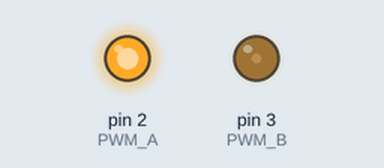
Recording of a sketch running on a simulated Arduino Uno, built with avr-gcc and run on an emulated ATmega328P. On the bench: output pins drawn as LEDs (lit = HIGH).

Above: at 0.05 s.
At 1.25 s:
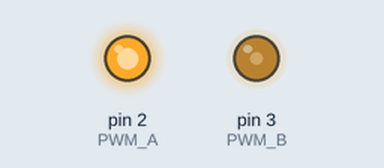
At 2.5 s:
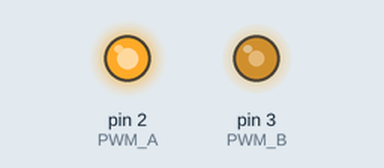
At 5.0 s:
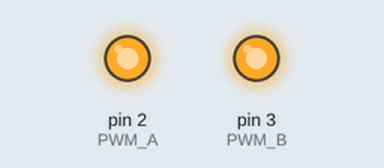
Timing chart, 0 to 5.8 s (numbered marks = the images above):
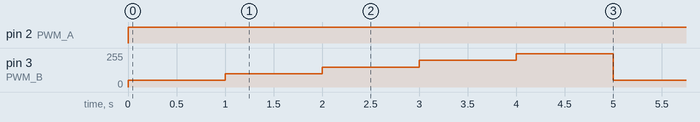

Measured:
- by itself, pin 2 (PWM_A): LOW → HIGH at 0.00 s
- by itself, pin 3 (PWM_B): repeats every 5.0 s: 100/255 1.0 s, 150/255 1.0 s, 200/255 1.0 s, 250/255 1.0 s, 50/255 1.0 s

The sketch:

Arduino_PWMControl.ino
```cpp
int PWM_A = 2;
int PWM_B = 3;

void setup() {
  // put your setup code here, to run once:
  pinMode(PWM_A, OUTPUT);
  pinMode(PWM_B, OUTPUT);
}

void loop() {
  // put your main code here, to run repeatedly:
  digitalWrite(PWM_A, HIGH);
  for (int i=1; i<6; i++) {
    analogWrite(PWM_B, 50*i);
    delay(1000);
  }


}
```
